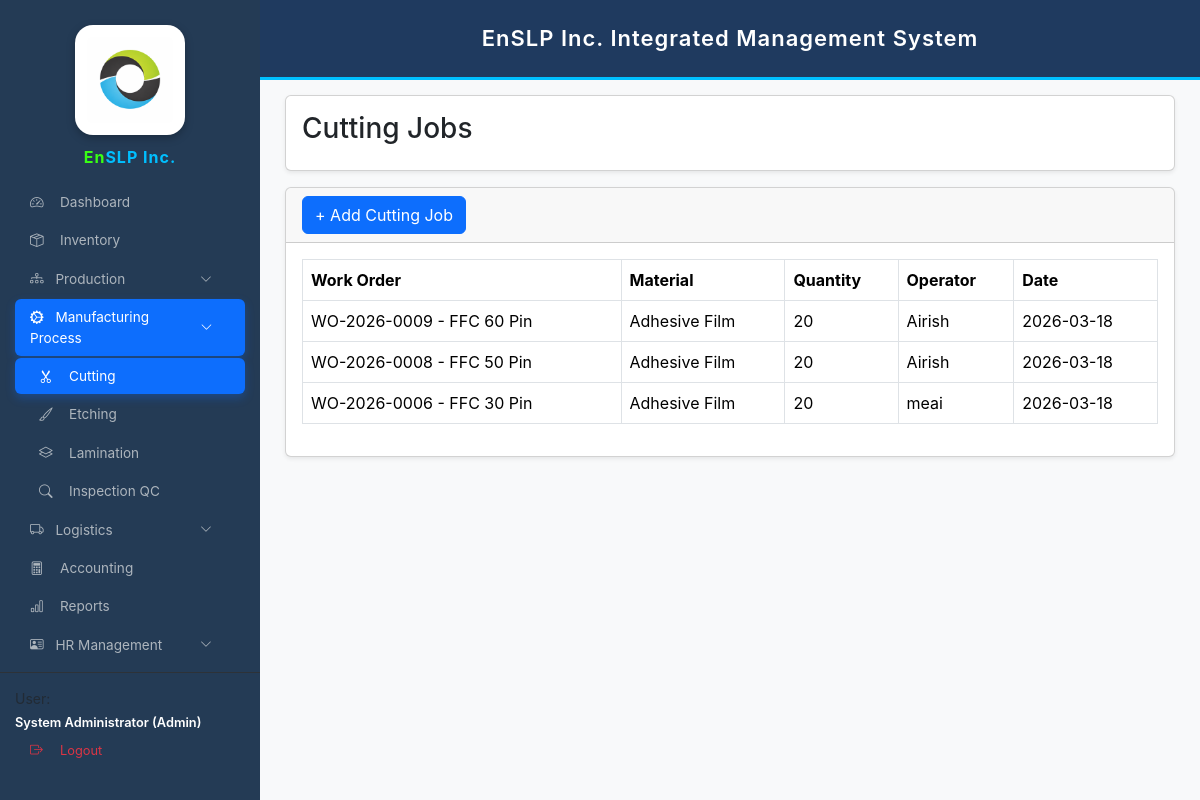
The app's page /cutting.php (signed in), older data.
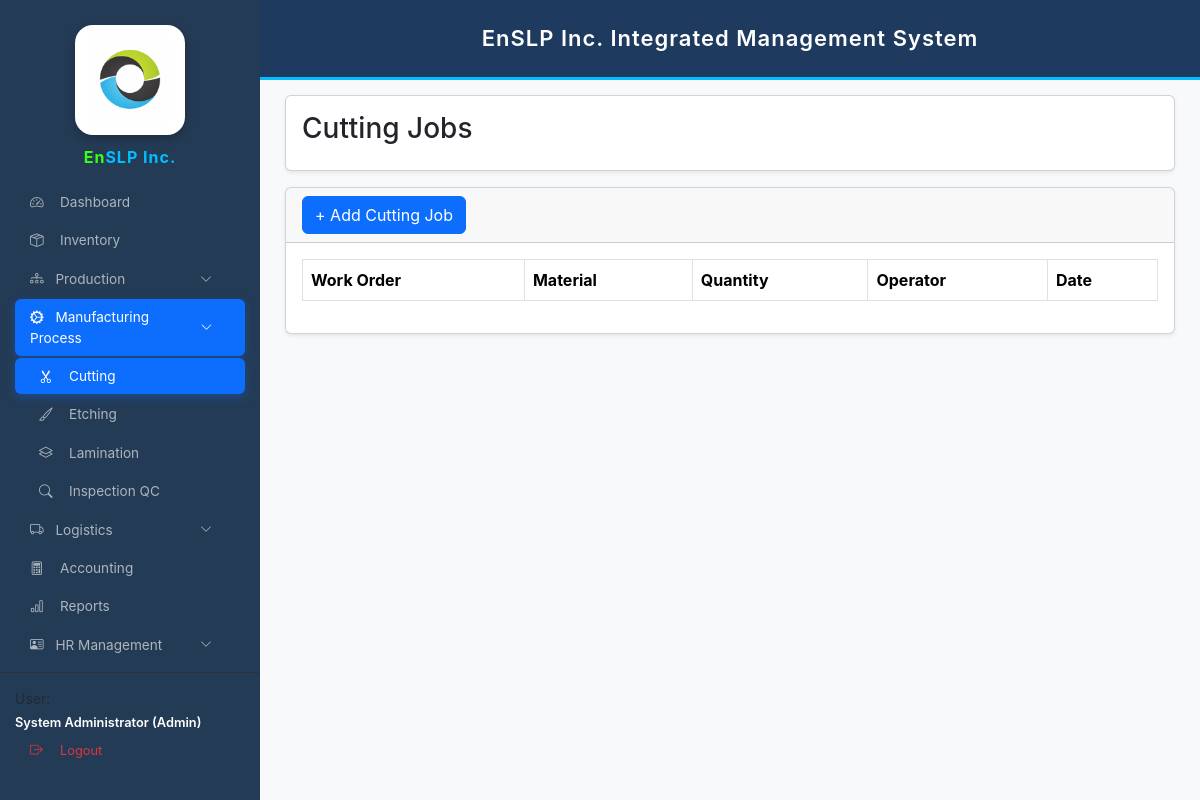
The same page, newer data.
### tables this page shows
CREATE TABLE `cutting_jobs` (
  `id` int(11) NOT NULL,
  `work_order_id` int(11) DEFAULT NULL,
  `item_id` int(11) DEFAULT NULL,
  `quantity_cut` int(11) DEFAULT NULL,
  `operator` varchar(100) DEFAULT NULL,
  `date_cut` date DEFAULT NULL
);

CREATE TABLE `work_orders` (
  `id` int(11) NOT NULL,
  `wo_no` varchar(50) DEFAULT NULL,
  `product_name` varchar(150) NOT NULL,
  `client_name` varchar(150) NOT NULL,
  `qty` int(11) DEFAULT 0,
  `start_date` date DEFAULT NULL,
  `due_date` date DEFAULT NULL,
  `status` enum('Pending','In Progress','QC','Completed') NOT NULL DEFAULT 'Pending',
  `date_started` date NOT NULL,
  `date_completed` date DEFAULT NULL,
  `remarks` varchar(255) DEFAULT NULL,
  `created_at` timestamp NOT NULL DEFAULT current_timestamp(),
  `finished_at` datetime DEFAULT NULL,
  `current_step` varchar(50) DEFAULT NULL
);

CREATE TABLE `inventory_items` (
  `id` int(11) NOT NULL,
  `item_name` varchar(150) NOT NULL,
  `unit` varchar(30) DEFAULT 'pcs',
  `quantity` int(11) NOT NULL DEFAULT 0,
  `reorder_level` int(11) NOT NULL DEFAULT 0,
  `created_at` datetime NOT NULL DEFAULT current_timestamp()
);

### cutting.php (the view, shortened to what this page needs)
<?php
require_once "config.php";
$jobs=$conn->query("
SELECT c.*,i.item_name,w.wo_no,w.product_name
FROM cutting_jobs c
LEFT JOIN inventory_items i ON i.id=c.item_id
LEFT JOIN work_orders w ON w.id=c.work_order_id
ORDER BY c.id DESC
")->fetchAll(PDO::FETCH_ASSOC);
?>
<!DOCTYPE html>
<html>
<head>
<link href="https://cdn.jsdelivr.net/npm/bootstrap@5.3.3/dist/css/bootstrap.min.css" rel="stylesheet">
</head>
<body>
<?php include 'sidebar.php'; ?>
<?php include 'header.php'; ?>
<div class="main-content">
<div class="card shadow-sm mb-3">
<div class="card-body">
<h3>Cutting Jobs</h3>
</div>
</div>
<div class="card shadow-sm">
<div class="card-header">
<button class="btn btn-primary" data-bs-toggle="modal" data-bs-target="#addCuttingModal">
+ Add Cutting Job
</button>
</div>
<div class="card-body">
<table class="table table-bordered">
<thead>
<tr>
<th>Work Order</th>
<th>Material</th>
<th>Quantity</th>
<th>Operator</th>
<th>Date</th>
</tr>
</thead>
<tbody>
<?php foreach($jobs as $row): ?>
<tr>
<td><?=$row['wo_no']?> - <?=$row['product_name']?></td>
<td><?=$row['item_name']?></td>
<td><?=$row['quantity_cut']?></td>
<td><?=$row['operator']?></td>
<td><?=$row['date_cut']?></td>
</tr>
<?php endforeach; ?>
</tbody>
</table>
</div>
</div>
</div>
</body>
</html>

Row changes from the older to the newer data that the page shows:
removed cutting_jobs: work_order.wo_no "WO-2026-0009", work_order.product_name "FFC 60 Pin", inventory_items.item_name "Adhesive Film", quantity_cut "20", operator "Airish", date_cut "2026-03-18"
removed cutting_jobs: work_order.wo_no "WO-2026-0008", work_order.product_name "FFC 50 Pin", inventory_items.item_name "Adhesive Film", quantity_cut "20", operator "Airish", date_cut "2026-03-18"
removed cutting_jobs: work_order.wo_no "WO-2026-0006", work_order.product_name "FFC 30 Pin", inventory_items.item_name "Adhesive Film", quantity_cut "20", operator "meai", date_cut "2026-03-18"
